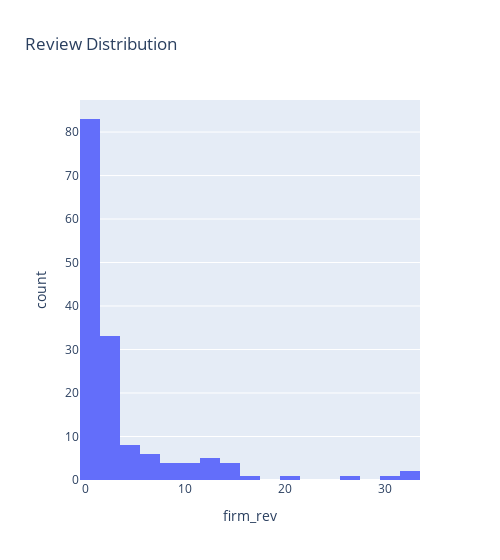

Write notebook code for a chart like this one.
### Markdown cell above
More than 100 firms has a star rating between 5.0 - 5.2
24 firms has a rating below
Less than 5 firms has a rating between 1 - 4

### Code cell
px.histogram(all_df, 'firm_rev', width=500, title='Review Distribution')

### Figure 1 — Plotly figure (JSON) as saved in the notebook; plotly's stock layout.template omitted (floating-point values rounded to 4 significant figures; data arrays with more than 128 entries replaced by an {"elided": "..."} marker saying what was removed)
{"data": [{"alignmentgroup": "True", "bingroup": "x", "hovertemplate": "firm_rev=%{x}<br>count=%{y}<extra></extra>", "legendgroup": "", "marker": {"color": "#636efa", "pattern": {"shape": ""}}, "name": "", "offsetgroup": "", "orientation": "v", "showlegend": false, "type": "histogram", "x": {"elided": "153 int values"}, "xaxis": "x", "yaxis": "y"}], "layout": {"barmode": "relative", "legend": {"tracegroupgap": 0}, "title": {"text": "Review Distribution"}, "width": 500, "xaxis": {"anchor": "y", "domain": [0, 1], "title": {"text": "firm_rev"}}, "yaxis": {"anchor": "x", "domain": [0, 1], "title": {"text": "count"}}}}
